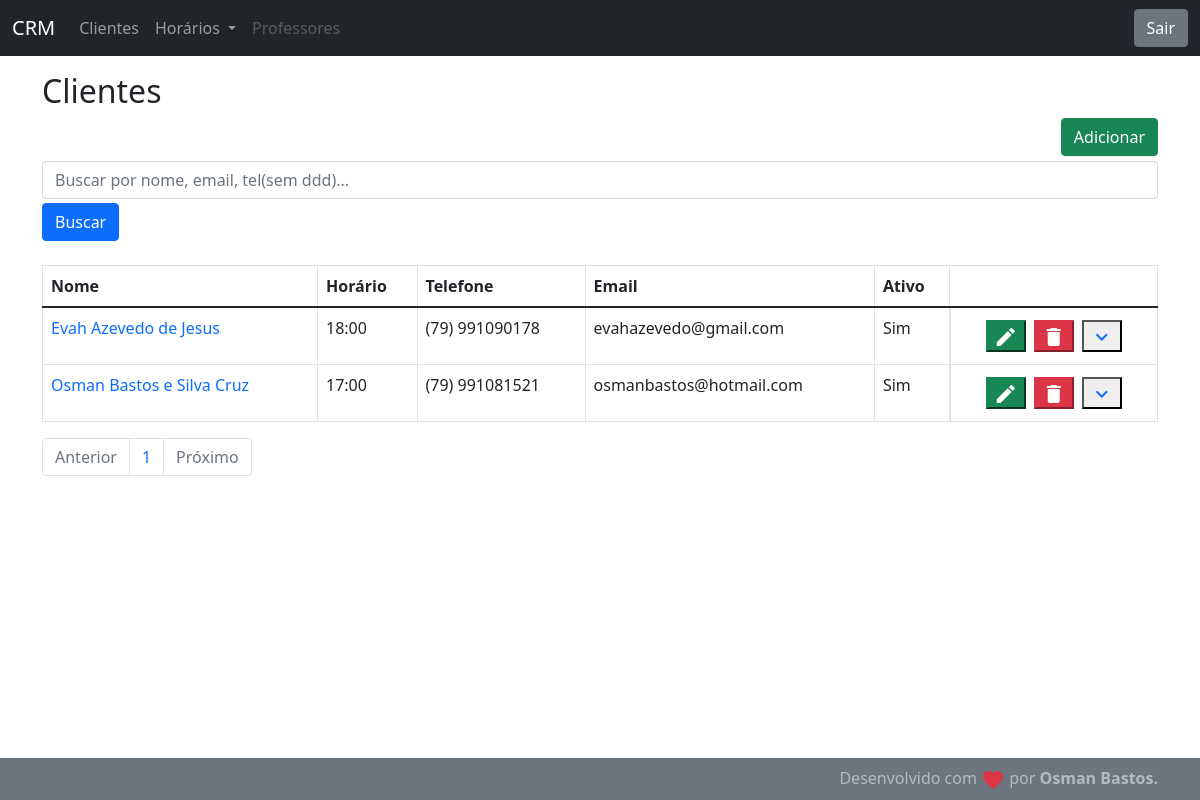
/customer/list/, run on an earlier commit of the app's database.
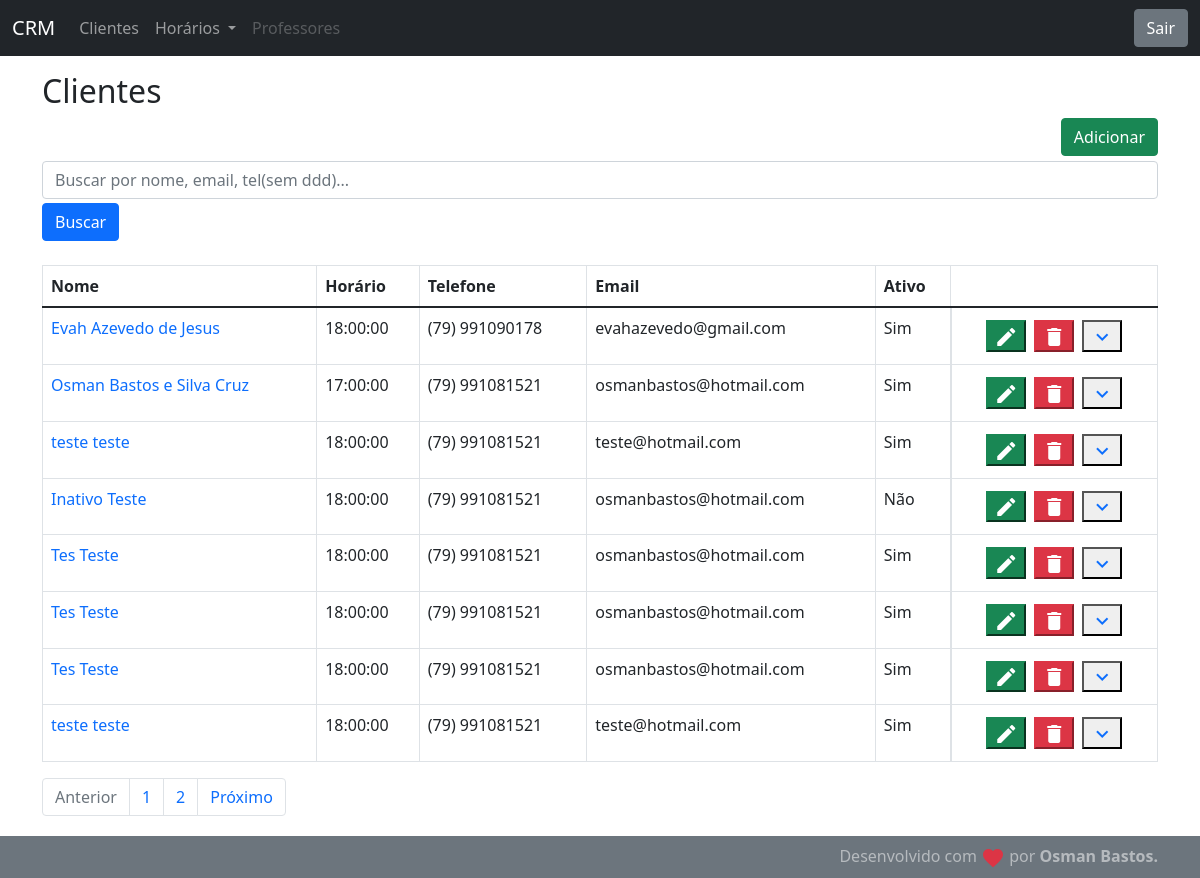
And on a later commit of the database.
### customer/models.py (models this page shows, shortened)
class Customer(models.Model):
    first_name = models.CharField(max_length=30)
    last_name = models.CharField(max_length=50)
    email = models.EmailField(max_length=254)
    birth_date = models.DateField()
    cpf_field = models.CharField(max_length=11, unique=True, blank=True, null=True)
    area_code = models.CharField(max_length=2)
    phone = models.CharField(max_length=9)
    address = models.CharField(max_length=100)
    address_number = models.CharField(max_length=10)
    created_date = models.DateTimeField(auto_now_add=True)
    update_date = models.DateTimeField(auto_now=True)
    class_time = models.CharField(max_length=8, default='00:00')
    active = models.BooleanField(default=True)
    evolution_field = models.CharField(max_length=500, blank=True, null=True)
    evolution_updated = models.DateTimeField(blank=True, null=True, auto_now=True)
    def get_full_name(self):
        return self.first_name + ' ' + self.last_name
    def get_full_phone(self):
        return '(' + self.area_code + ') ' + self.phone
    def get_full_evolution(self):
        return self.evolution_updated.strftime('%d/%m/%Y %H:%M')
    def get_absolute_url(self):
        return reverse('customer:customer-update', kwargs={'id': self.id})
    def get_delete_url(self):
        return reverse('customer:customer-delete', kwargs={'id': self.id})
    class Meta:
        db_table = 'customer'

### customer/views.py (the view)
# urls.py: path("list/", CustomerListView.as_view(), name='customer-list'),
class CustomerListView(ListView):
    template_name = "customer/customer_list.html"
    paginate_by = 8
    model = Customer
    def get_queryset(self):
        query = self.request.GET.get("name")
        class_time = self.request.GET.get("class_time")
        queryset = Customer.objects.all()
        if query:
            return Customer.objects.filter(first_name__icontains=query) | Customer.objects.filter(last_name__icontains=query) | Customer.objects.filter(email__icontains=query) | Customer.objects.filter(phone__icontains=query)
        if class_time:
            return Customer.objects.filter(class_time__icontains=class_time)
        return Customer.objects.all()

### customer/templates/customer/customer_list.html (shortened to what this page needs)
{% extends "model-page.html"%}
{% block content %}
    <h2>Clientes</h2>
    <a href="{% url "customer:customer-create" %}">
        <button type="button" class="btn btn-success"
            style="float: right; margin-bottom: 5px">Adicionar</button>
    </a>
    <form>
        <div class="form-group mb-1">
            <input class="form-control" type="text" name="name" placeholder="Buscar por nome, email, tel(sem ddd)...">
        </div>
        <button type="submit" class="btn btn-primary">Buscar</button>
    <form>
    <div class="table-responsive mt-4">
        <table class="table table-bordered table-responsive-md">
            <thead>
                <tr>
                    <th>Nome</th>
                    <th>Horário</th>
                    <th>Telefone</th>
                    <th>Email</th>
                    <th>Ativo</th>
                    <th></th>
                </tr>
            </thead>
            <tbody>
                {% for customer in customer_list%}
                    <tr>
                        <td><a href="{{ customer.get_absolute_url }}">{{ customer.get_full_name }}</a></td>
                        <td>{{ customer.class_time }}</td>
                        <td>{{ customer.get_full_phone }}</td>
                        <td>{{ customer.email }}</td>
                        <td>{{ customer.active|yesno:"Sim,Não" }}</td>
                        <td style="display: flex; flex-direction: row; justify-content: center;">
                                <a href="{{ customer.get_absolute_url }}"><button type="button" class="m-1 btn-success"><i class="material-icons align-middle text-white">edit</i></button></a>
                            <form method="post" action="{{ customer.get_delete_url }}" onsubmit="return confirmDeletion();">{% csrf_token %}
                                    <button type="submit" class="m-1 btn-danger"><i class="material-icons align-middle text-white">delete</i></button>
                            </form>
                            <button type="button" class="m-1 btn-link" onclick="toggleDetails('{{ customer.id }}')"><i class="material-icons align-middle">expand_more</i></button>
                         </td>
                    </tr>
                {% endfor %}
            </tbody>
        </table>
    </div>
    <ul class="pagination">
        {% if page_obj.has_previous %}
            <li class="page-item"><a class="page-link"
                href="?page={{ page_obj.previous_page_number }}">Anterior</a></li>
        {% else %}
            <li class="page-item disabled"><a class="page-link" href="#">Anterior</a></li>
        {% endif %}
        {% for object in page_obj.paginator.page_range %}
            <li class="page-item"><a class="page-link" href="?page={{ forloop.counter }}">{{ forloop.counter }}</a></li>
        {% endfor %}
        {% if page_obj.has_next %}
            <li class="page-item"><a class="page-link"
                href="?page={{ page_obj.next_page_number }}">Próximo</a></li>
        {% else %}
            <li class="page-item disabled"><a class="page-link" href="#">Próximo</a></li>
        {% endif %}
    </ul>
{% endblock %}

### core/templates/model-page.html (shortened to what this page needs)
{% load static %}
<!DOCTYPE html>
<html lang="pt-br">
<head>
    <link href="https://cdn.jsdelivr.net/npm/bootstrap@5.1.3/dist/css/bootstrap.min.css" rel="stylesheet">
</head>
<body class="d-flex flex-column">
    <header>
        {% include 'model-header.html' %}
    </header>
    <main class="flex-shrink-0 mt-3">
        <div class="container">
            {% block content %}
            {% endblock %}
        </div>
    </main>
    <footer class="py-2 mt-1 text-white-50 bg-secondary">
        {% include 'model-footer.html' %}
    </footer>
</body>
</html>

### core/templates/model-header.html (shortened to what this page needs)
<nav class="navbar navbar-expand-lg navbar-dark bg-dark">
    <div class="container-fluid">
      <a class="navbar-brand" href={% url 'index'%}>CRM</a>
      <div class="collapse navbar-collapse" id="navbarSupportedContent">
        <ul class="navbar-nav me-auto mb-2 mb-lg-0">
          <li class="nav-item">
            <a class="nav-link" href={% url 'customer:customer-list' %}>Clientes</a>
          </li>
          <li class="nav-item dropdown">
            <a class="nav-link dropdown-toggle" href="#" id="navbarDropdown" role="button" data-bs-toggle="dropdown" aria-expanded="false">
              Horários
            </a>
          </li>
          <li class="nav-item">
            <a class="nav-link disabled">Professores</a>
          </li>
        </ul>
        <a class="d-flex" href="{% url 'logout' %}">
          <button class="btn btn-secondary">Sair</button>
        </a>
      </div>
    </div>
  </nav>

### core/templates/model-footer.html
<div class="container text-end">
    Desenvolvido com
    <i class="material-icons align-middle text-danger">favorite</i>
    por
    <a class="footer-link text-white-50" href="https://osmanbastos.github.io/portifolio-js/" target="_blank" title="LinkedIn" rel="noreferrer">
        <strong> Osman Bastos.</strong>
    </a>
</div>

### core/templates/model-page.html (style rules this page uses)
html, body { height: 100%; }
main { flex: 1 0 auto; }
a { text-decoration: none; }
footer { flex-shrink: none; }

What changed in the data, as far as the page shows it:
changed Customer "Evah Azevedo de Jesus": class_time "18:00" → "18:00:00"
changed Customer "Osman Bastos e Silva Cruz": class_time "17:00" → "17:00:00"
added Customer: get_full_name "teste teste", class_time "18:00:00", get_full_phone "(79) 991081521", email "teste@hotmail.com", active "Sim"
added Customer: get_full_name "Inativo Teste", class_time "18:00:00", get_full_phone "(79) 991081521", email "osmanbastos@hotmail.com", active "Não"
added Customer: get_full_name "Tes Teste", class_time "18:00:00", get_full_phone "(79) 991081521", email "osmanbastos@hotmail.com", active "Sim"
added Customer: get_full_name "Tes Teste", class_time "18:00:00", get_full_phone "(79) 991081521", email "osmanbastos@hotmail.com", active "Sim"
added Customer: get_full_name "Tes Teste", class_time "18:00:00", get_full_phone "(79) 991081521", email "osmanbastos@hotmail.com", active "Sim"
added Customer: get_full_name "teste teste", class_time "18:00:00", get_full_phone "(79) 991081521", email "teste@hotmail.com", active "Sim"
Also different on the page:
new list line: "2"
